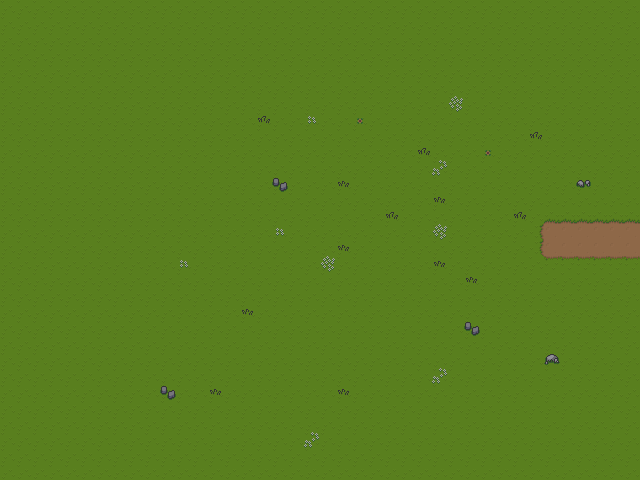

A level layout from a 2D game, rendered from its tile map. Below: a short description, then the map file with its tile-grid data intact:
An orthogonal 40x30 tile map with 16x16 px tiles, 2 tile layers (Tile Layer 1, Tile Layer 2), 4 tilesets and 7 objects.

<map version="1.10" tiledversion="1.11.2" orientation="orthogonal" renderorder="right-up" width="40" height="30" tilewidth="16" tileheight="16" infinite="0" nextlayerid="6" nextobjectid="13">
 <tileset firstgid="1" source="tilesets/desertSet.tsx" />
 <tileset firstgid="49" source="tilesets/Overworld_Tileset.tsx" />
 <tileset firstgid="283" source="tilesets/items.tsx" />
 <tileset firstgid="291" source="tilesets/Overworld_Tileset.tsx" />
 <layer id="1" name="Tile Layer 1" width="40" height="30">
  <data encoding="csv">
73,73,73,73,73,73,73,73,73,73,73,73,73,73,73,73,73,73,73,73,73,73,73,73,73,73,73,73,73,73,73,73,73,73,73,73,73,73,73,73,
73,73,73,73,73,73,73,73,73,73,73,73,73,73,73,73,73,73,73,73,73,73,73,73,73,73,73,73,73,73,73,73,73,73,73,73,73,73,73,73,
73,73,73,73,73,73,73,73,73,73,73,73,73,73,73,73,73,73,73,73,73,73,73,73,73,73,73,73,73,73,73,73,73,73,73,73,73,73,73,73,
73,73,73,73,73,73,73,73,73,73,73,73,73,73,73,73,73,73,73,73,73,73,73,73,73,73,73,73,73,73,73,73,73,73,73,73,73,73,73,73,
73,73,73,73,73,73,73,73,73,73,73,73,73,73,73,73,73,73,73,73,73,73,73,73,73,73,73,73,73,73,73,73,73,73,73,73,73,73,73,73,
73,73,73,73,73,73,73,73,73,73,73,73,73,73,73,73,73,73,73,73,73,73,73,73,73,73,73,73,73,73,73,73,73,73,73,73,73,73,73,73,
73,73,73,73,73,73,73,73,73,73,73,73,73,73,73,73,73,73,73,73,73,73,73,73,73,73,73,73,73,73,73,73,73,73,73,73,73,73,73,73,
73,73,73,73,73,73,73,73,73,73,73,73,73,73,73,73,73,73,73,73,73,73,73,73,73,73,73,73,73,73,73,73,73,73,73,73,73,73,73,73,
73,73,73,73,73,73,73,73,73,73,73,73,73,73,73,73,73,73,73,73,73,73,73,73,73,73,73,73,73,73,73,73,73,73,73,73,73,73,73,73,
73,73,73,73,73,73,73,73,73,73,73,73,73,73,73,73,73,73,73,73,73,73,73,73,73,73,73,73,73,73,73,73,73,73,73,73,73,73,73,73,
73,73,73,73,73,73,73,73,73,73,73,73,73,73,73,73,73,73,73,73,73,73,73,73,73,73,73,73,73,73,73,73,73,73,73,73,73,73,73,73,
73,73,73,73,73,73,73,73,73,73,73,73,73,73,73,73,73,73,73,73,73,73,73,73,73,73,73,73,73,73,73,73,73,73,73,73,73,73,73,73,
73,73,73,73,73,73,73,73,73,73,73,73,73,73,73,73,73,73,73,73,73,73,73,73,73,73,73,73,73,73,73,73,73,73,73,73,73,73,73,73,
73,73,73,73,73,73,73,73,73,73,73,73,73,73,73,73,73,73,73,73,73,73,73,73,73,73,73,73,73,73,73,73,73,73,197,197,197,197,197,197,
73,73,73,73,73,73,73,73,73,73,73,73,73,73,73,73,73,73,73,73,73,73,73,73,73,73,73,73,73,73,73,73,73,175,103,103,103,103,103,103,
73,73,73,73,73,73,73,73,73,73,73,73,73,73,73,73,73,73,73,73,73,73,73,73,73,73,73,73,73,73,73,73,73,175,103,103,103,103,103,103,
73,73,73,73,73,73,73,73,73,73,73,73,73,73,73,73,73,73,73,73,73,73,73,73,73,73,73,73,73,73,73,73,73,73,161,194,194,194,161,161,
73,73,73,73,73,73,73,73,73,73,73,73,73,73,73,73,73,73,73,73,73,73,73,73,73,73,73,73,73,73,73,73,73,73,73,73,73,73,73,73,
73,73,73,73,73,73,73,73,73,73,73,73,73,73,73,73,73,73,73,73,73,73,73,73,73,73,73,73,73,73,73,73,73,73,73,73,73,73,73,73,
73,73,73,73,73,73,73,73,73,73,73,73,73,73,73,73,73,73,73,73,73,73,73,73,73,73,73,73,73,73,73,73,73,73,73,73,73,73,73,73,
73,73,73,73,73,73,73,73,73,73,73,73,73,73,73,73,73,73,73,73,73,73,73,73,73,73,73,73,73,73,73,73,73,73,73,73,73,73,73,73,
73,73,73,73,73,73,73,73,73,73,73,73,73,73,73,73,73,73,73,73,73,73,73,73,73,73,73,73,73,73,73,73,73,73,73,73,73,73,73,73,
73,73,73,73,73,73,73,73,73,73,73,73,73,73,73,73,73,73,73,73,73,73,73,73,73,73,73,73,73,73,73,73,73,73,73,73,73,73,73,73,
73,73,73,73,73,73,73,73,73,73,73,73,73,73,73,73,73,73,73,73,73,73,73,73,73,73,73,73,73,73,73,73,73,73,73,73,73,73,73,73,
73,73,73,73,73,73,73,73,73,73,73,73,73,73,73,73,73,73,73,73,73,73,73,73,73,73,73,73,73,73,73,73,73,73,73,73,73,73,73,73,
73,73,73,73,73,73,73,73,73,73,73,73,73,73,73,73,73,73,73,73,73,73,73,73,73,73,73,73,73,73,73,73,73,73,73,73,73,73,73,73,
73,73,73,73,73,73,73,73,73,73,73,73,73,73,73,73,73,73,73,73,73,73,73,73,73,73,73,73,73,73,73,73,73,73,73,73,73,73,73,73,
73,73,73,73,73,73,73,73,73,73,73,73,73,73,73,73,73,73,73,73,73,73,73,73,73,73,73,73,73,73,73,73,73,73,73,73,73,73,73,73,
73,73,73,73,73,73,73,73,73,73,73,73,73,73,73,73,73,73,73,73,73,73,73,73,73,73,73,73,73,73,73,73,73,73,73,73,73,73,73,73,
73,73,73,73,73,73,73,73,73,73,73,73,73,73,73,73,73,73,73,73,73,73,73,73,73,73,73,73,73,73,73,73,73,73,73,73,73,73,73,73
</data>
 </layer>
 <layer id="2" name="Tile Layer 2" width="40" height="30">
  <data encoding="csv">
0,0,0,0,0,0,0,0,0,0,0,0,0,0,0,0,0,0,0,0,0,0,0,0,0,0,0,0,0,0,0,0,0,0,0,0,0,0,0,0,
0,0,0,0,0,0,0,0,0,0,0,0,0,0,0,0,0,0,0,0,0,0,0,0,0,0,0,0,0,0,0,0,0,0,0,0,0,0,0,0,
0,0,0,0,0,0,0,0,0,0,0,0,0,0,0,0,0,0,0,0,0,0,0,0,0,0,0,0,0,0,0,0,0,0,0,0,0,0,0,0,
0,0,0,0,0,0,0,0,0,0,0,0,0,0,0,0,0,0,0,0,0,0,0,0,0,0,0,0,0,0,0,0,0,0,0,0,0,0,0,0,
0,0,0,0,0,0,0,0,0,0,0,0,0,0,0,0,0,0,0,0,0,0,0,0,0,0,0,0,0,0,0,0,0,0,0,0,0,0,0,0,
0,0,0,0,0,0,0,0,0,0,0,0,0,0,0,0,0,0,0,0,0,0,0,0,0,0,0,0,0,0,0,0,0,0,0,0,0,0,0,0,
0,0,0,0,0,0,0,0,0,0,0,0,0,0,0,0,0,0,0,0,0,0,0,0,0,0,0,0,140,0,0,0,0,0,0,0,0,0,0,0,
0,0,0,0,0,0,0,0,0,0,0,0,0,0,0,0,106,0,0,139,0,0,109,0,0,0,0,0,0,0,0,0,0,0,0,0,0,0,0,0,
0,0,0,0,0,0,0,0,0,0,0,0,0,0,0,0,0,0,0,0,0,0,0,0,0,0,0,0,0,0,0,0,0,106,0,0,0,0,0,0,
0,0,0,0,0,0,0,0,0,0,0,0,0,0,0,0,0,0,0,0,0,0,0,0,0,0,106,0,0,0,109,0,0,0,0,0,0,0,0,0,
0,0,0,0,0,0,0,0,0,0,0,0,0,0,0,0,0,0,0,0,0,0,0,0,0,0,0,121,0,0,0,0,0,0,0,0,0,0,0,0,
0,0,0,0,0,0,0,0,0,0,0,0,0,0,0,0,0,143,0,0,0,105,0,0,0,0,0,0,0,0,0,0,0,0,0,0,141,0,0,0,
0,0,0,0,0,0,0,0,0,0,0,0,0,0,0,0,0,0,0,0,0,0,0,0,0,0,0,105,0,0,0,0,0,0,0,0,0,0,0,0,
0,0,0,0,0,0,0,0,0,0,0,0,0,0,0,0,0,0,0,0,0,0,0,0,106,0,0,0,0,0,0,0,106,0,0,0,0,0,0,0,
0,0,0,0,0,0,0,0,0,0,0,0,0,0,0,0,0,139,0,0,0,0,0,0,0,0,0,140,0,0,0,0,0,0,0,0,0,0,0,0,
0,0,0,0,0,0,0,0,0,0,0,0,0,0,0,0,0,0,0,0,0,105,0,0,0,0,0,0,0,0,0,0,0,0,0,0,0,0,0,0,
0,0,0,0,0,0,0,0,0,0,0,139,0,0,0,0,0,0,0,0,140,0,0,0,0,0,0,105,0,0,0,0,0,0,0,0,0,0,0,0,
0,0,0,0,0,0,0,0,0,0,0,0,0,0,0,0,0,0,0,0,0,0,0,0,0,0,0,0,0,105,0,0,0,0,0,0,0,0,0,0,
0,0,0,0,0,0,0,0,0,0,0,0,0,0,0,0,0,0,0,0,0,0,0,0,0,0,0,0,0,0,0,0,0,0,0,0,0,0,0,0,
0,0,0,0,0,0,0,0,0,0,0,0,0,0,0,105,0,0,0,0,0,0,0,0,0,0,0,0,0,0,0,0,0,0,0,0,0,0,0,0,
0,0,0,0,0,0,0,0,0,0,0,0,0,0,0,0,0,0,0,0,0,0,0,0,0,0,0,0,0,143,0,0,0,0,0,0,0,0,0,0,
0,0,0,0,0,0,0,0,0,0,0,0,0,0,0,0,0,0,0,0,0,0,0,0,0,0,0,0,0,0,0,0,0,0,0,0,0,0,0,0,
0,0,0,0,0,0,0,0,0,0,0,0,0,0,0,0,0,0,0,0,0,0,0,0,0,0,0,0,0,0,0,0,0,0,142,0,0,0,0,0,
0,0,0,0,0,0,0,0,0,0,0,0,0,0,0,0,0,0,0,0,0,0,0,0,0,0,0,121,0,0,0,0,0,0,0,0,0,0,0,0,
0,0,0,0,0,0,0,0,0,0,143,0,0,105,0,0,0,0,0,0,0,105,0,0,0,0,0,0,0,0,0,0,0,0,0,0,0,0,0,0,
0,0,0,0,0,0,0,0,0,0,0,0,0,0,0,0,0,0,0,0,0,0,0,0,0,0,0,0,0,0,0,0,0,0,0,0,0,0,0,0,
0,0,0,0,0,0,0,0,0,0,0,0,0,0,0,0,0,0,0,0,0,0,0,0,0,0,0,0,0,0,0,0,0,0,0,0,0,0,0,0,
0,0,0,0,0,0,0,0,0,0,0,0,0,0,0,0,0,0,0,121,0,0,0,0,0,0,0,0,0,0,0,0,0,0,0,0,0,0,0,0,
0,0,0,0,0,0,0,0,0,0,0,0,0,0,0,0,0,0,0,0,0,0,0,0,0,0,0,0,0,0,0,0,0,0,0,0,0,0,0,0,
0,0,0,0,0,0,0,0,0,0,0,0,0,0,0,0,0,0,0,0,0,0,0,0,0,0,0,0,0,0,0,0,0,0,0,0,0,0,0,0
</data>
 </layer>
 <objectgroup id="3" name="Load Zones">
  <object id="7" x="608" y="224" width="32" height="32">
   <properties>
    <property name="ID" type="int" value="2" />
    <property name="Map File" value="grass2.tmx" />
   </properties>
  </object>
  <object id="9" x="592" y="240">
   <point />
  </object>
 </objectgroup>
 <objectgroup id="4" name="Collision">
  <object id="1" x="-32" y="0" width="32" height="480" />
  <object id="2" x="608" y="0" width="32" height="224" />
  <object id="4" x="0" y="480" width="640" height="32" />
  <object id="11" x="0" y="-32" width="640" height="32" />
  <object id="12" x="608" y="256" width="32" height="224" />
 </objectgroup>
 <objectgroup id="5" name="Items" />
</map>
